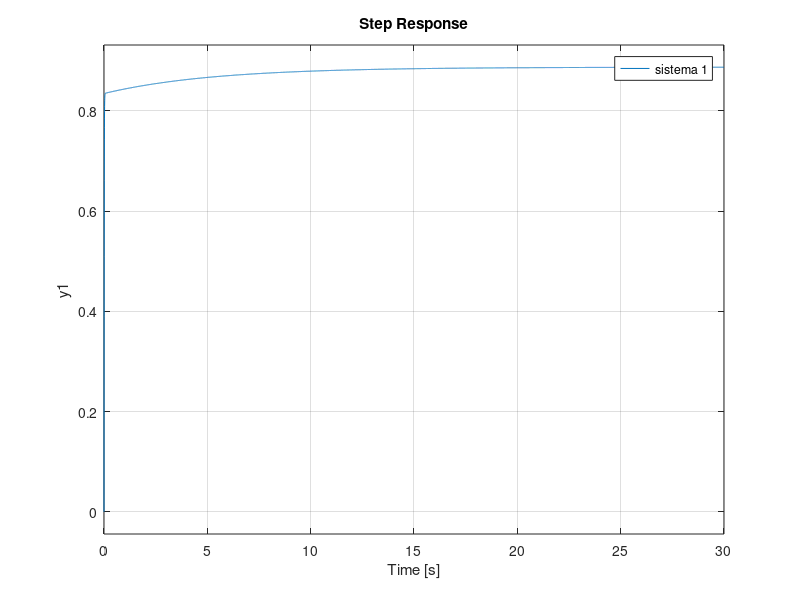

Source code (MATLAB):
s = tf('s');

Gs = 100.6/(s+10)
C_avanco = (s+10)/(s+20)
C_atraso = (s+0.2)/(s+0.128)

figure;
step(feedback(Gs,1))
hold on
step(feedback(Gs*C_avanco,1))
step(feedback(Gs*C_avanco*C_atraso,1))
legend('sistema 1','sistema 2','sistema 3','sistema 4')